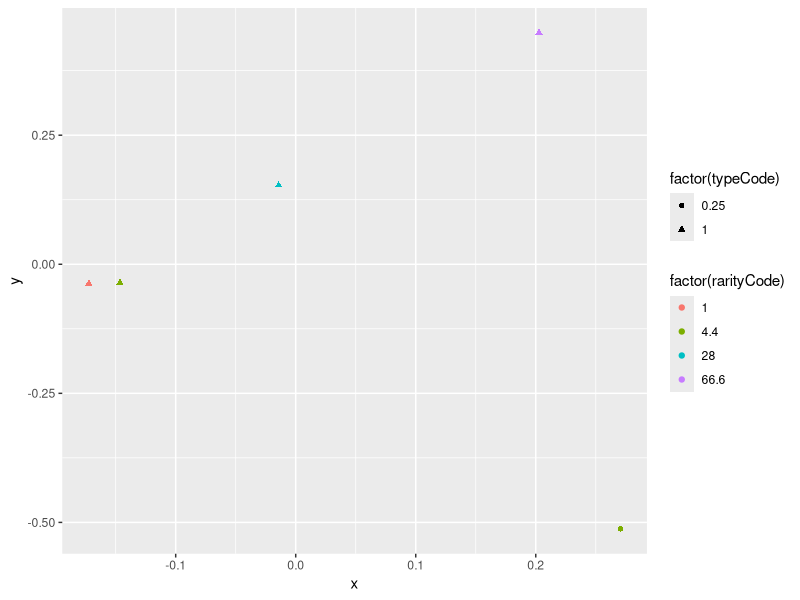
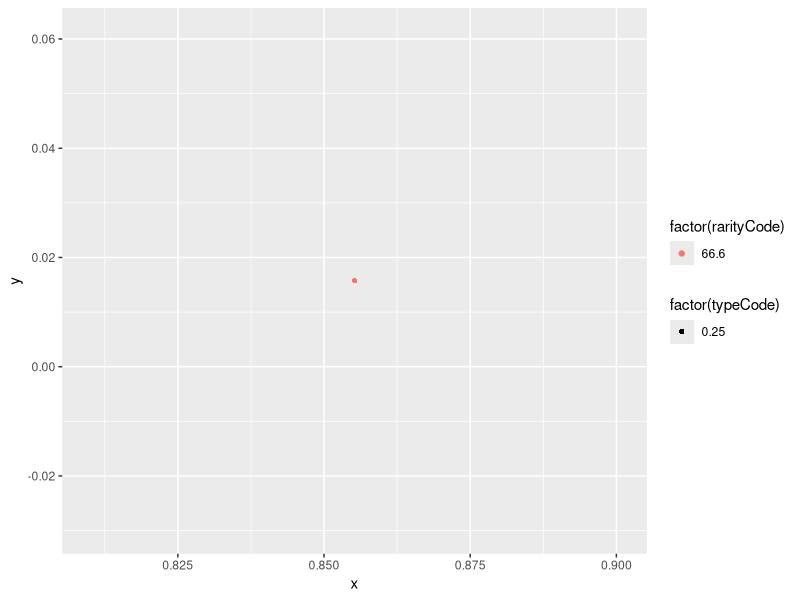
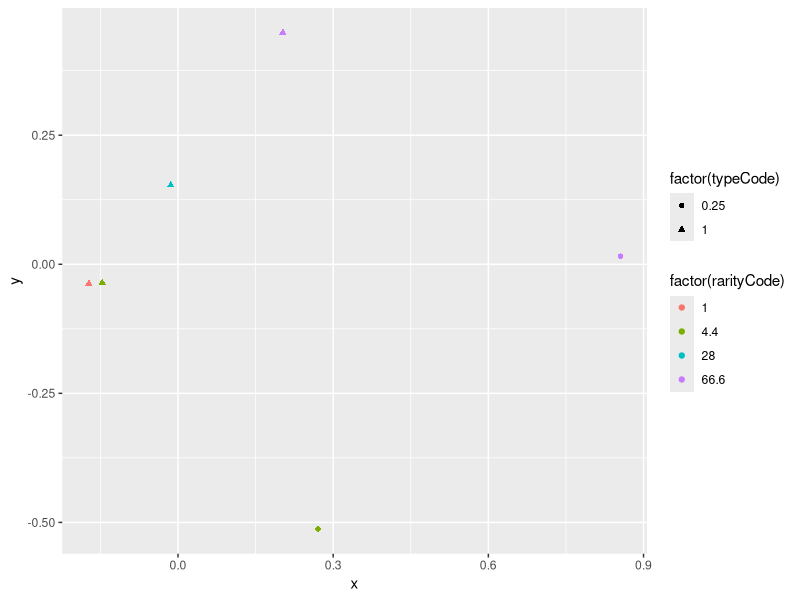
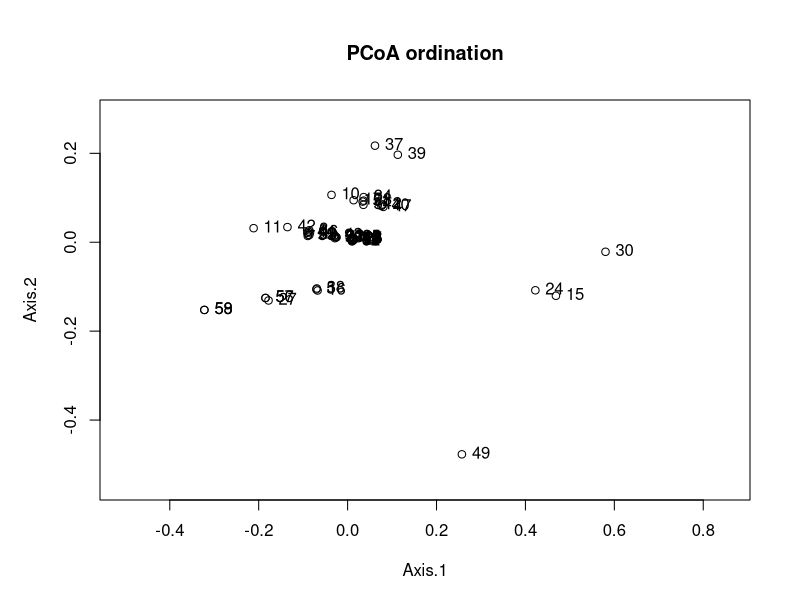

Write the R code that produced these figures, in order.
library(here)     # handle paths to data and output
library(readr)    # read CSV file
library(dplyr)    # easy data manipulation
library(cluster)  # for Gower distance and daisy 
library(ape)      # ordination
library(ggplot2)  # plotting

# get our list of non-foil cards
raw_cards <-read_csv(here("data/cardlist.csv"))
# Translate card type to a numeric code
typeCodes <- data.frame(Type=c("Summoner","Monster"),typeCode=c(0.25,1))
# Translate rarity to a numeric code
rarityCodes <- data.frame(Rarity=c("Common","Rare","Epic","Legendary"),
                          rarityCode=c(1,4.4,28,66.6))

# Creates a data frame with all the info we need to ordinate
cards <- raw_cards %>% mutate(Splinter=factor(Splinter)) %>%
                       inner_join(typeCodes) %>% 
                       inner_join(rarityCodes) %>% 
                       dplyr::select(Name, rarityCode, typeCode, Splinter)  

# Compute a pairwise gower distances for card pairs, using Gower distance
# and adjusting weights so Splinter isn't overwhelming
gower_dist <- daisy(cards[, -1],
                    metric = "gower",
                    type = list(nominal=3),
                    weights = c(1,1,0.1))

gower_mat <- as.matrix(gower_dist)

# Create a pcoa ordination using the distance matrix
cord <- pcoa(gower_dist, correction="none", rn=NULL)

# create a data frame consisting of card names and their locations on the
# first two ordination axes, for plotting
orded<-data.frame(x=cord$vectors[,1],y=cord$vectors[,2])
neword<-cbind(cards,orded)

p<-ggplot(subset(neword,Splinter=="Red"),aes(x=x,y=y,shape=factor(typeCode),color=factor(rarityCode)))
p <- p+geom_point()
p
p<-ggplot(subset(neword,Splinter=="Purple"),aes(x=x,y=y,shape=factor(typeCode),color=factor(rarityCode)))
p <- p+geom_point()
p
p<-ggplot(neword,aes(x=x,y=y,shape=factor(typeCode),color=factor(rarityCode)))
p <- p+geom_point()
p

skills <- data.frame(skill1=rbinom(59, 1, 0.1),
           skill2=rbinom(59, 1, 0.2),
           skill3=rbinom(59, 1, 0.1),
           skill4=rbinom(59, 1, 0.1),
           skill5=rbinom(59, 1, 0.05))
cskill <- cbind(cards,skills)

gower_dist_skills<- daisy(cskill[, -1],
                    metric = "gower",
                    type = list(nominal=3),
                    weights = c(1,1,0.1,1,1,1,1,3))

cordskill <- pcoa(gower_dist_skills, correction="none", rn=NULL)
biplot(cordskill)
x=cordskill$vectors[,1]
y=cordskill$vectors[,2]
